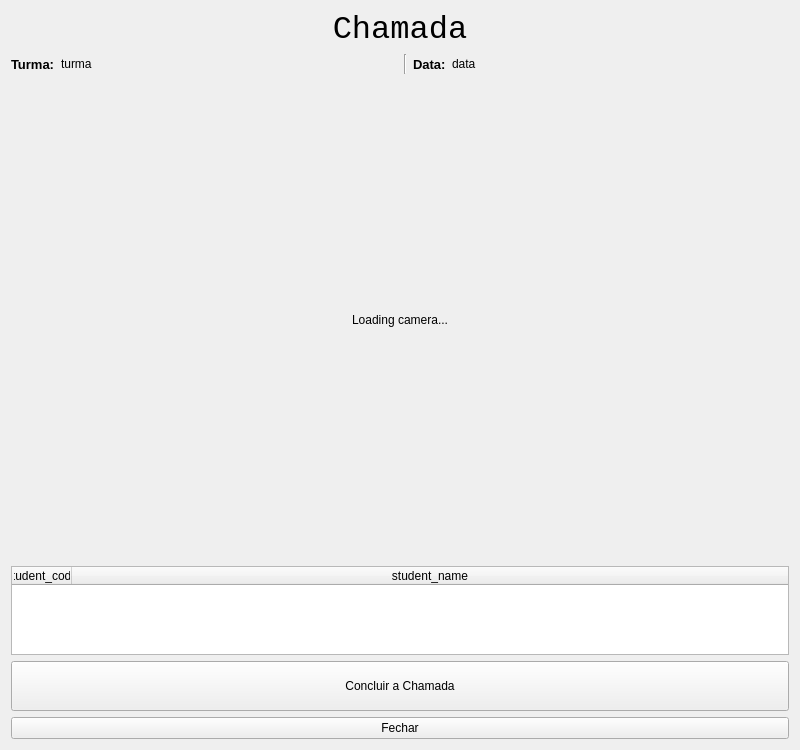
<?xml version="1.0" encoding="UTF-8"?>
<ui version="4.0">
 <class>Attendance_qW</class>
 <widget class="QWidget" name="Attendance_qW">
  <property name="geometry">
   <rect>
    <x>0</x>
    <y>0</y>
    <width>800</width>
    <height>750</height>
   </rect>
  </property>
  <property name="minimumSize">
   <size>
    <width>800</width>
    <height>750</height>
   </size>
  </property>
  <property name="windowTitle">
   <string>4Safety</string>
  </property>
  <layout class="QGridLayout" name="gridLayout">
   <item row="5" column="0" colspan="2">
    <widget class="QPushButton" name="close_qPB">
     <property name="text">
      <string>Fechar</string>
     </property>
    </widget>
   </item>
   <item row="4" column="0" colspan="2">
    <widget class="QPushButton" name="finish_qPB">
     <property name="minimumSize">
      <size>
       <width>0</width>
       <height>50</height>
      </size>
     </property>
     <property name="text">
      <string>Concluir a Chamada</string>
     </property>
    </widget>
   </item>
   <item row="1" column="0" colspan="2">
    <widget class="QTableWidget" name="attendence_qTW">
     <property name="sizePolicy">
      <sizepolicy hsizetype="Expanding" vsizetype="Expanding">
       <horstretch>0</horstretch>
       <verstretch>0</verstretch>
      </sizepolicy>
     </property>
     <property name="minimumSize">
      <size>
       <width>0</width>
       <height>75</height>
      </size>
     </property>
     <property name="sizeAdjustPolicy">
      <enum>QAbstractScrollArea::AdjustToContents</enum>
     </property>
     <property name="alternatingRowColors">
      <bool>true</bool>
     </property>
     <property name="selectionMode">
      <enum>QAbstractItemView::NoSelection</enum>
     </property>
     <property name="sortingEnabled">
      <bool>true</bool>
     </property>
     <property name="wordWrap">
      <bool>false</bool>
     </property>
     <property name="cornerButtonEnabled">
      <bool>false</bool>
     </property>
     <attribute name="horizontalHeaderMinimumSectionSize">
      <number>60</number>
     </attribute>
     <attribute name="horizontalHeaderDefaultSectionSize">
      <number>60</number>
     </attribute>
     <attribute name="horizontalHeaderShowSortIndicator" stdset="0">
      <bool>true</bool>
     </attribute>
     <attribute name="horizontalHeaderStretchLastSection">
      <bool>true</bool>
     </attribute>
     <column>
      <property name="text">
       <string>student_code</string>
      </property>
     </column>
     <column>
      <property name="text">
       <string>student_name</string>
      </property>
     </column>
    </widget>
   </item>
   <item row="0" column="0" colspan="2">
    <layout class="QGridLayout" name="Attendance_qGL">
     <item row="1" column="3">
      <widget class="QLabel" name="attendance_date_label_qL">
       <property name="sizePolicy">
        <sizepolicy hsizetype="Fixed" vsizetype="Maximum">
         <horstretch>0</horstretch>
         <verstretch>0</verstretch>
        </sizepolicy>
       </property>
       <property name="minimumSize">
        <size>
         <width>0</width>
         <height>20</height>
        </size>
       </property>
       <property name="font">
        <font>
         <pointsize>10</pointsize>
         <weight>75</weight>
         <bold>true</bold>
        </font>
       </property>
       <property name="text">
        <string>Data:</string>
       </property>
       <property name="alignment">
        <set>Qt::AlignJustify|Qt::AlignVCenter</set>
       </property>
       <property name="margin">
        <number>4</number>
       </property>
       <property name="indent">
        <number>40</number>
       </property>
      </widget>
     </item>
     <item row="1" column="2">
      <widget class="Line" name="line_L">
       <property name="orientation">
        <enum>Qt::Vertical</enum>
       </property>
      </widget>
     </item>
     <item row="1" column="0">
      <widget class="QLabel" name="course_name_label_qL">
       <property name="sizePolicy">
        <sizepolicy hsizetype="Fixed" vsizetype="Maximum">
         <horstretch>0</horstretch>
         <verstretch>0</verstretch>
        </sizepolicy>
       </property>
       <property name="minimumSize">
        <size>
         <width>0</width>
         <height>20</height>
        </size>
       </property>
       <property name="font">
        <font>
         <pointsize>10</pointsize>
         <weight>75</weight>
         <bold>true</bold>
        </font>
       </property>
       <property name="text">
        <string>Turma:</string>
       </property>
       <property name="alignment">
        <set>Qt::AlignJustify|Qt::AlignVCenter</set>
       </property>
       <property name="margin">
        <number>3</number>
       </property>
       <property name="indent">
        <number>40</number>
       </property>
      </widget>
     </item>
     <item row="1" column="1">
      <widget class="QLabel" name="course_name_qL">
       <property name="text">
        <string>turma</string>
       </property>
      </widget>
     </item>
     <item row="1" column="4">
      <widget class="QLabel" name="attendance_date_qL">
       <property name="text">
        <string>data</string>
       </property>
      </widget>
     </item>
     <item row="4" column="0" colspan="5" alignment="Qt::AlignHCenter|Qt::AlignTop">
      <widget class="QLabel" name="camera_qL">
       <property name="minimumSize">
        <size>
         <width>640</width>
         <height>480</height>
        </size>
       </property>
       <property name="maximumSize">
        <size>
         <width>640</width>
         <height>480</height>
        </size>
       </property>
       <property name="text">
        <string>Loading camera...</string>
       </property>
       <property name="alignment">
        <set>Qt::AlignCenter</set>
       </property>
      </widget>
     </item>
     <item row="0" column="0" colspan="5">
      <widget class="QLabel" name="title_qL">
       <property name="maximumSize">
        <size>
         <width>16777215</width>
         <height>50</height>
        </size>
       </property>
       <property name="font">
        <font>
         <family>Consolas</family>
         <pointsize>24</pointsize>
        </font>
       </property>
       <property name="text">
        <string>Chamada</string>
       </property>
       <property name="alignment">
        <set>Qt::AlignCenter</set>
       </property>
      </widget>
     </item>
    </layout>
   </item>
  </layout>
 </widget>
 <tabstops>
  <tabstop>finish_qPB</tabstop>
 </tabstops>
 <resources/>
 <connections/>
</ui>
